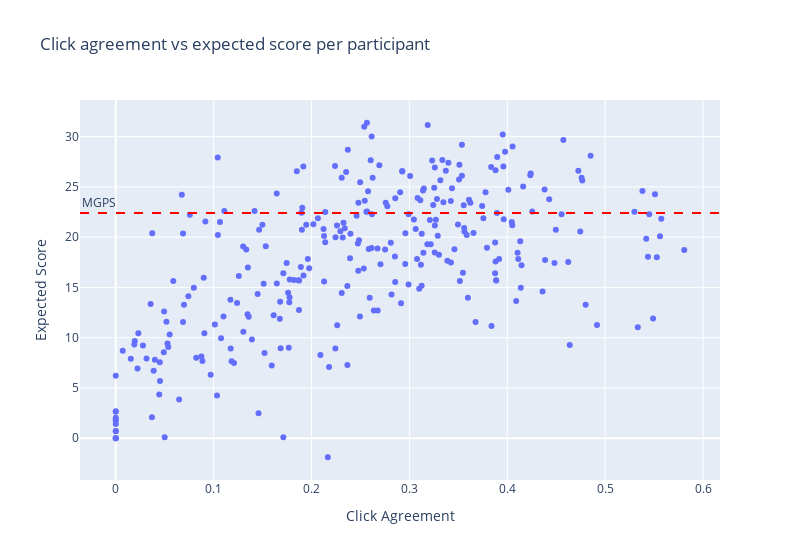

Write notebook code for a chart like this one.
### Code cell
import plotly.express as px

avg_bmps = df["BmpsReward"].mean()

fig = px.scatter(mean_participant_df, x="ClickAgreement", y="ExpectedScore", 
                 title="Click agreement vs expected score per participant",
                 labels={"ClickAgreement": "Click Agreement", 
                        "ExpectedScore": "Expected Score"}, width=800)

# Add horizontal line for average BMPS score
fig.add_hline(y=avg_bmps, line_dash="dash", line_color="red",
              annotation_text=f"MGPS",
              annotation_position="top left")

fig.show()

### Figure 1 — Plotly figure (JSON) as saved in the notebook; plotly's stock layout.template omitted (floating-point values rounded to 4 significant figures; data arrays with more than 128 entries replaced by an {"elided": "..."} marker saying what was removed)
{"data": [{"hovertemplate": "Click Agreement=%{x}<br>Expected Score=%{y}<extra></extra>", "legendgroup": "", "marker": {"color": "#636efa", "symbol": "circle"}, "mode": "markers", "name": "", "orientation": "v", "showlegend": false, "type": "scatter", "x": {"elided": "293 float values"}, "xaxis": "x", "y": {"elided": "293 float values"}, "yaxis": "y"}], "layout": {"annotations": [{"showarrow": false, "text": "MGPS", "x": 0, "xanchor": "left", "xref": "x domain", "y": 22.42, "yanchor": "bottom", "yref": "y"}], "legend": {"tracegroupgap": 0}, "shapes": [{"line": {"color": "red", "dash": "dash"}, "type": "line", "x0": 0, "x1": 1, "xref": "x domain", "y0": 22.42, "y1": 22.42, "yref": "y"}], "title": {"text": "Click agreement vs expected score per participant"}, "width": 800, "xaxis": {"anchor": "y", "domain": [0, 1], "title": {"text": "Click Agreement"}}, "yaxis": {"anchor": "x", "domain": [0, 1], "title": {"text": "Expected Score"}}}}
